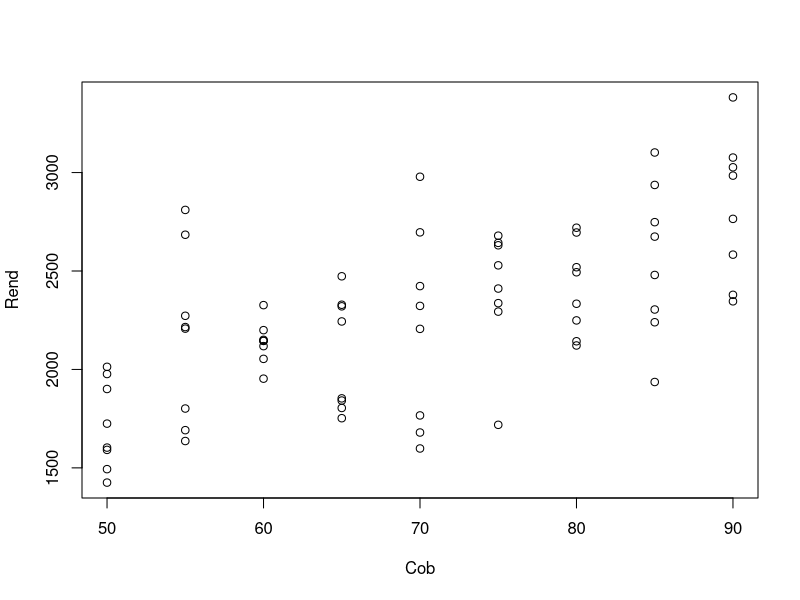
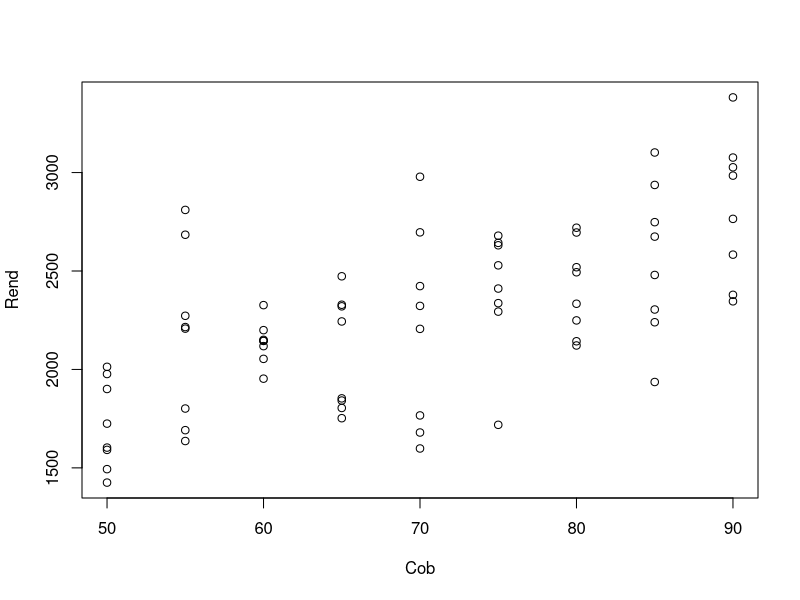
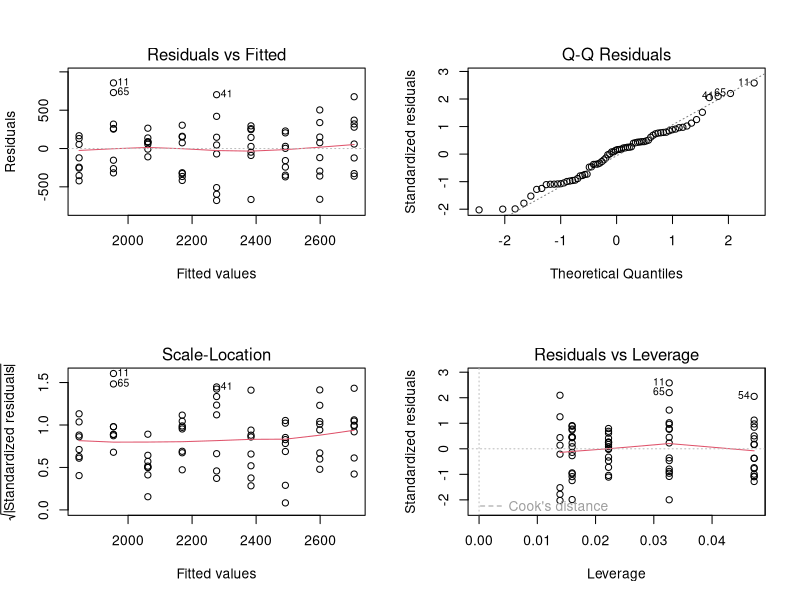
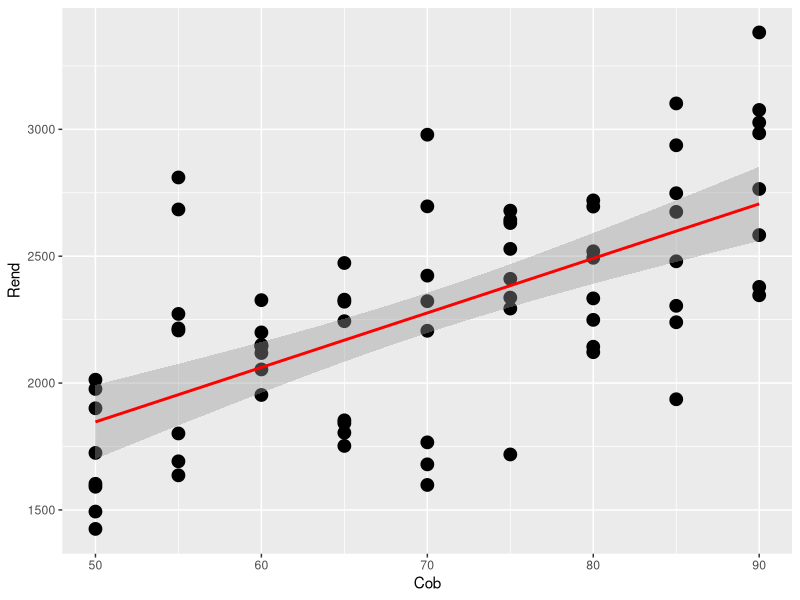

The R source for these figures, in order:
## ---- chunk 1
setwd("~/biome2/tp1")
datos  <- read.delim("datos_libreta_42515.txt", sep=" ")
table(datos$Cob)
## ---- chunk 2
plot(datos)
## ---- chunk 3
m <- lm(Rend~Cob, data=datos)
m
## ---- chunk 4
plot(datos)
## ---- chunk 5
shapiro.test(m$residuals)
## ---- chunk 6
par(mfrow=c(2,2))
plot(m)
## ---- chunk 7
m
## ---- chunk 8
confint(m)
## ---- chunk 9
summary(m)
## ---- chunk 10
library(ggplot2)
ggplot(datos, aes(x=Cob, y=Rend)) + 
  geom_point(color="black", size = 4) + 
  geom_smooth(method=lm, color="red")
